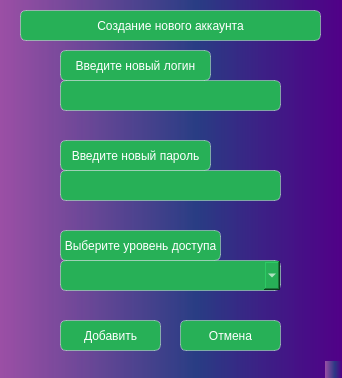
<?xml version="1.0" encoding="UTF-8"?>
<ui version="4.0">
 <class>MainWindow</class>
 <widget class="QMainWindow" name="MainWindow">
  <property name="geometry">
   <rect>
    <x>0</x>
    <y>0</y>
    <width>342</width>
    <height>378</height>
   </rect>
  </property>
  <property name="windowTitle">
   <string>MainWindow</string>
  </property>
  <property name="styleSheet">
   <string notr="true">background-color: qlineargradient(spread:pad, x1:1, x2:0, stop:0 rgba(81, 0, 135, 255), stop:0.427447 rgba(41,61,132,235), stop:1 rgba(155,79,165,255));</string>
  </property>
  <widget class="QWidget" name="centralwidget">
   <widget class="QPushButton" name="btn_add_user">
    <property name="geometry">
     <rect>
      <x>60</x>
      <y>320</y>
      <width>101</width>
      <height>31</height>
     </rect>
    </property>
    <property name="styleSheet">
     <string notr="true">background-color: rgba(39, 176, 87, 1);
border: 1px solid rgba(255,255,255, 0.4);
border-radius: 6px;
color: white;</string>
    </property>
    <property name="text">
     <string>Добавить</string>
    </property>
   </widget>
   <widget class="QPushButton" name="btn_exit">
    <property name="geometry">
     <rect>
      <x>180</x>
      <y>320</y>
      <width>101</width>
      <height>31</height>
     </rect>
    </property>
    <property name="styleSheet">
     <string notr="true">background-color: rgba(39, 176, 87, 1);
border: 1px solid rgba(255,255,255, 0.4);
border-radius: 6px;
color: white;</string>
    </property>
    <property name="text">
     <string>Отмена</string>
    </property>
   </widget>
   <widget class="QLineEdit" name="lineEdit_login">
    <property name="geometry">
     <rect>
      <x>60</x>
      <y>80</y>
      <width>221</width>
      <height>31</height>
     </rect>
    </property>
    <property name="styleSheet">
     <string notr="true">background-color: rgba(39, 176, 87, 1);
border: 1px solid rgba(255,255,255, 0.4);
border-radius: 6px;
color: white;</string>
    </property>
   </widget>
   <widget class="QLabel" name="label">
    <property name="geometry">
     <rect>
      <x>60</x>
      <y>50</y>
      <width>151</width>
      <height>31</height>
     </rect>
    </property>
    <property name="styleSheet">
     <string notr="true">background-color: rgba(39, 176, 87, 1);
border: 1px solid rgba(255,255,255, 0.4);
border-radius: 6px;
color: white;</string>
    </property>
    <property name="text">
     <string>Введите новый логин</string>
    </property>
    <property name="alignment">
     <set>Qt::AlignCenter</set>
    </property>
   </widget>
   <widget class="QLabel" name="label_2">
    <property name="geometry">
     <rect>
      <x>60</x>
      <y>140</y>
      <width>151</width>
      <height>31</height>
     </rect>
    </property>
    <property name="styleSheet">
     <string notr="true">background-color: rgba(39, 176, 87, 1);
border: 1px solid rgba(255,255,255, 0.4);
border-radius: 6px;
color: white;</string>
    </property>
    <property name="text">
     <string>Введите новый пароль</string>
    </property>
    <property name="alignment">
     <set>Qt::AlignCenter</set>
    </property>
   </widget>
   <widget class="QLineEdit" name="lineEdit_password">
    <property name="geometry">
     <rect>
      <x>60</x>
      <y>170</y>
      <width>221</width>
      <height>31</height>
     </rect>
    </property>
    <property name="styleSheet">
     <string notr="true">background-color: rgba(39, 176, 87, 1);
border: 1px solid rgba(255,255,255, 0.4);
border-radius: 6px;
color: white;</string>
    </property>
   </widget>
   <widget class="QLabel" name="label_3">
    <property name="geometry">
     <rect>
      <x>60</x>
      <y>230</y>
      <width>161</width>
      <height>31</height>
     </rect>
    </property>
    <property name="styleSheet">
     <string notr="true">background-color: rgba(39, 176, 87, 1);
border: 1px solid rgba(255,255,255, 0.4);
border-radius: 6px;
color: white;</string>
    </property>
    <property name="text">
     <string>Выберите уровень доступа</string>
    </property>
    <property name="alignment">
     <set>Qt::AlignCenter</set>
    </property>
   </widget>
   <widget class="QComboBox" name="comboBox_access">
    <property name="geometry">
     <rect>
      <x>60</x>
      <y>260</y>
      <width>221</width>
      <height>31</height>
     </rect>
    </property>
    <property name="styleSheet">
     <string notr="true">background-color: rgba(39, 176, 87, 1);
border: 1px solid rgba(255,255,255, 0.4);
border-radius: 6px;
color: white;</string>
    </property>
   </widget>
   <widget class="QLabel" name="label_4">
    <property name="geometry">
     <rect>
      <x>20</x>
      <y>10</y>
      <width>301</width>
      <height>31</height>
     </rect>
    </property>
    <property name="styleSheet">
     <string notr="true">background-color: rgba(39, 176, 87, 1);
border: 1px solid rgba(255,255,255, 0.4);
border-radius: 6px;
color: white;</string>
    </property>
    <property name="text">
     <string>Создание нового аккаунта</string>
    </property>
    <property name="alignment">
     <set>Qt::AlignCenter</set>
    </property>
   </widget>
  </widget>
  <widget class="QStatusBar" name="statusbar"/>
 </widget>
 <resources/>
 <connections/>
</ui>
